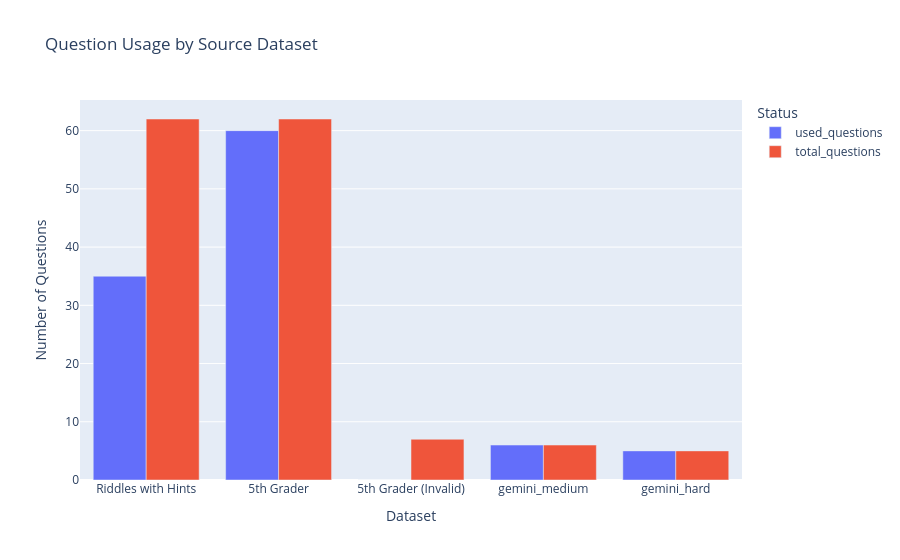
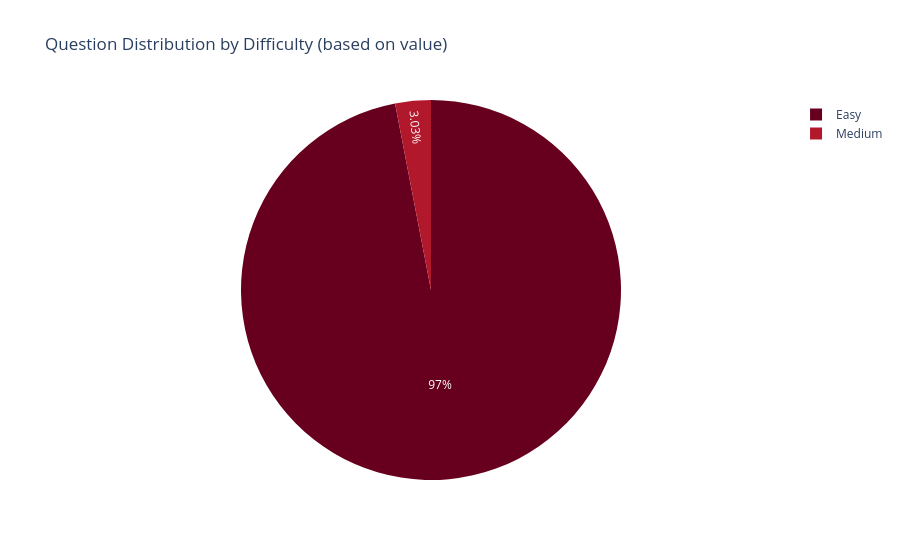

The cell these charts' notebook holds for them, in order:
### Markdown cell above
## 5. Question Usage & Dataset Analysis

Analysis of trivia questions, including usage rates by source dataset and difficulty patterns.

### Code cell
if "conn" in locals() and conn:
    # Total questions vs. Used questions
    query_total = "SELECT COUNT(*) FROM questions;"
    total_questions = pd.read_sql_query(query_total, conn).iloc[0, 0]

    query_used = "SELECT COUNT(DISTINCT question_id) FROM daily_questions;"
    used_questions = pd.read_sql_query(query_used, conn).iloc[0, 0]

    print(f"📚 Question Pool Statistics:")
    print(f"Total questions available: {total_questions}")
    print(f"Unique questions used: {used_questions}")
    if total_questions > 0:
        print(f"Usage percentage: {used_questions / total_questions * 100:.1f}%")
        print(f"Remaining unused: {total_questions - used_questions}")

    # Question usage by source with enhanced metrics
    query = """
    SELECT
        q.source,
        COUNT(q.id) as total_questions,
        COUNT(DISTINCT dq.question_id) as used_questions,
        ROUND(AVG(q.value), 1) as avg_value,
        COUNT(DISTINCT CASE WHEN q.hint_text IS NOT NULL THEN q.id END) as questions_with_hints
    FROM questions q
    LEFT JOIN daily_questions dq ON q.id = dq.question_id
    GROUP BY q.source
    ORDER BY total_questions DESC;
    """
    df_source = pd.read_sql_query(query, conn)
    df_source["usage_pct"] = (
        df_source["used_questions"] / df_source["total_questions"] * 100
    ).round(1)
    df_source["hint_pct"] = (
        df_source["questions_with_hints"] / df_source["total_questions"] * 100
    ).round(1)

    print("\n📊 Question Usage by Source Dataset:")
    print(df_source.to_string(index=False))

    # Visualize usage by source
    fig = px.bar(
        df_source,
        x="source",
        y=["used_questions", "total_questions"],
        title="Question Usage by Source Dataset",
        labels={
            "value": "Number of Questions",
            "variable": "Status",
            "source": "Dataset",
        },
        barmode="group",
    )
    fig.show()

    # Question difficulty analysis (if value represents difficulty)
    query = """
    SELECT
        CASE 
            WHEN q.value <= 100 THEN 'Easy'
            WHEN q.value <= 200 THEN 'Medium'
            ELSE 'Hard'
        END as difficulty,
        COUNT(*) as question_count,
        COUNT(DISTINCT dq.id) as times_used
    FROM questions q
    LEFT JOIN daily_questions dq ON q.id = dq.question_id
    WHERE q.value IS NOT NULL
    GROUP BY difficulty
    ORDER BY 
        CASE difficulty
            WHEN 'Easy' THEN 1
            WHEN 'Medium' THEN 2
            ELSE 3
        END;
    """
    df_difficulty = pd.read_sql_query(query, conn)
    if not df_difficulty.empty:
        fig = px.pie(
            df_difficulty,
            names="difficulty",
            values="question_count",
            title="Question Distribution by Difficulty (based on value)",
            color_discrete_sequence=px.colors.sequential.RdBu,
        )
        fig.show()

    # Recently used questions
    query = """
    SELECT
        q.question_text,
        q.source,
        q.value,
        dq.sent_at
    FROM daily_questions dq
    JOIN questions q ON dq.question_id = q.id
    ORDER BY dq.sent_at DESC
    LIMIT 10;
    """
    df_recent = pd.read_sql_query(query, conn)
    print("\n📅 Recently Used Questions:")
    df_recent["question_preview"] = df_recent["question_text"].str[:60] + "..."
    print(
        df_recent[["question_preview", "source", "value", "sent_at"]].to_string(
            index=False
        )
    )

### Figure 1 — Plotly figure (JSON) as saved in the notebook; plotly's stock layout.template omitted (floating-point values rounded to 4 significant figures)
{"data": [{"alignmentgroup": "True", "hovertemplate": "Status=used_questions<br>Dataset=%{x}<br>Number of Questions=%{y}<extra></extra>", "legendgroup": "used_questions", "marker": {"color": "#636efa", "pattern": {"shape": ""}}, "name": "used_questions", "offsetgroup": "used_questions", "orientation": "v", "showlegend": true, "textposition": "auto", "type": "bar", "x": ["Riddles with Hints", "5th Grader", null, "5th Grader (Invalid)", "gemini_medium", "gemini_hard"], "xaxis": "x", "y": [35, 60, 18, 0, 6, 5], "yaxis": "y"}, {"alignmentgroup": "True", "hovertemplate": "Status=total_questions<br>Dataset=%{x}<br>Number of Questions=%{y}<extra></extra>", "legendgroup": "total_questions", "marker": {"color": "#EF553B", "pattern": {"shape": ""}}, "name": "total_questions", "offsetgroup": "total_questions", "orientation": "v", "showlegend": true, "textposition": "auto", "type": "bar", "x": ["Riddles with Hints", "5th Grader", null, "5th Grader (Invalid)", "gemini_medium", "gemini_hard"], "xaxis": "x", "y": [62, 62, 23, 7, 6, 5], "yaxis": "y"}], "layout": {"barmode": "group", "legend": {"title": {"text": "Status"}, "tracegroupgap": 0}, "title": {"text": "Question Usage by Source Dataset"}, "xaxis": {"anchor": "y", "domain": [0, 1], "title": {"text": "Dataset"}}, "yaxis": {"anchor": "x", "domain": [0, 1], "title": {"text": "Number of Questions"}}}}

### Figure 2 — Plotly figure (JSON) as saved in the notebook; plotly's stock layout.template omitted (floating-point values rounded to 4 significant figures)
{"data": [{"domain": {"x": [0, 1], "y": [0, 1]}, "hovertemplate": "difficulty=%{label}<br>question_count=%{value}<extra></extra>", "labels": ["Easy", "Medium"], "legendgroup": "", "name": "", "showlegend": true, "type": "pie", "values": [160, 5]}], "layout": {"legend": {"tracegroupgap": 0}, "piecolorway": ["rgb(103,0,31)", "rgb(178,24,43)", "rgb(214,96,77)", "rgb(244,165,130)", "rgb(253,219,199)", "rgb(247,247,247)", "rgb(209,229,240)", "rgb(146,197,222)", "rgb(67,147,195)", "rgb(33,102,172)", "rgb(5,48,97)"], "title": {"text": "Question Distribution by Difficulty (based on value)"}}}
